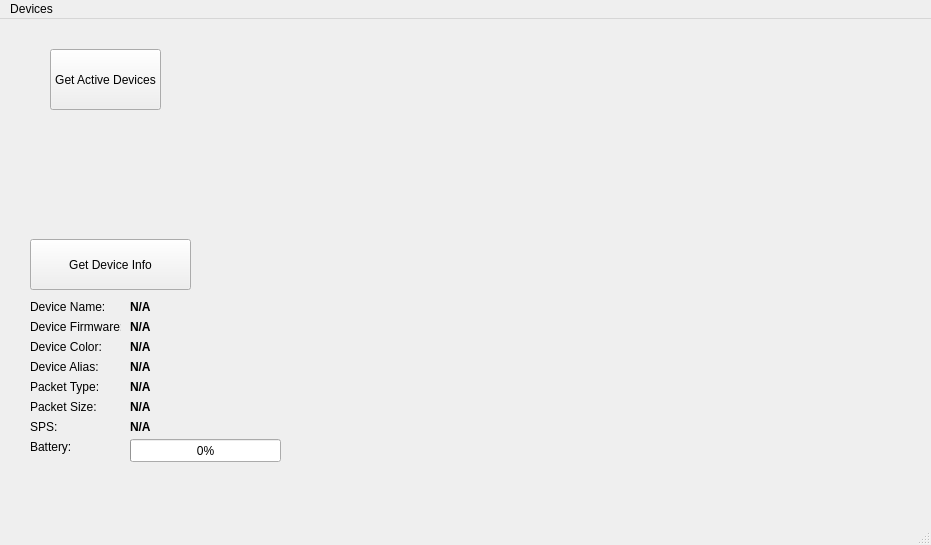
<?xml version="1.0" encoding="UTF-8"?>
<ui version="4.0">
 <class>MainWindow</class>
 <widget class="QMainWindow" name="MainWindow">
  <property name="geometry">
   <rect>
    <x>0</x>
    <y>0</y>
    <width>931</width>
    <height>545</height>
   </rect>
  </property>
  <property name="windowTitle">
   <string>SeismoBug P Dashboard</string>
  </property>
  <property name="windowIcon">
   <iconset>
    <normaloff>H:/.shortcut-targets-by-id/18pdNxQj2EJf15pOXnXbmOzk2QZKEKr-2/RISE/Administrative/Logos/RISE/Black on White.png</normaloff>H:/.shortcut-targets-by-id/18pdNxQj2EJf15pOXnXbmOzk2QZKEKr-2/RISE/Administrative/Logos/RISE/Black on White.png</iconset>
  </property>
  <widget class="QWidget" name="centralwidget">
   <widget class="QPushButton" name="get_device_info_btn">
    <property name="geometry">
     <rect>
      <x>30</x>
      <y>220</y>
      <width>161</width>
      <height>51</height>
     </rect>
    </property>
    <property name="text">
     <string>Get Device Info</string>
    </property>
   </widget>
   <widget class="QLabel" name="label">
    <property name="geometry">
     <rect>
      <x>30</x>
      <y>280</y>
      <width>91</width>
      <height>16</height>
     </rect>
    </property>
    <property name="text">
     <string>Device Name:</string>
    </property>
   </widget>
   <widget class="QLabel" name="label_2">
    <property name="geometry">
     <rect>
      <x>30</x>
      <y>300</y>
      <width>91</width>
      <height>16</height>
     </rect>
    </property>
    <property name="text">
     <string>Device Firmware:</string>
    </property>
   </widget>
   <widget class="QLabel" name="label_3">
    <property name="geometry">
     <rect>
      <x>30</x>
      <y>320</y>
      <width>91</width>
      <height>16</height>
     </rect>
    </property>
    <property name="text">
     <string>Device Color:</string>
    </property>
   </widget>
   <widget class="QLabel" name="label_4">
    <property name="geometry">
     <rect>
      <x>30</x>
      <y>340</y>
      <width>91</width>
      <height>16</height>
     </rect>
    </property>
    <property name="text">
     <string>Device Alias:</string>
    </property>
   </widget>
   <widget class="QLabel" name="label_5">
    <property name="geometry">
     <rect>
      <x>30</x>
      <y>360</y>
      <width>91</width>
      <height>16</height>
     </rect>
    </property>
    <property name="text">
     <string>Packet Type:</string>
    </property>
   </widget>
   <widget class="QLabel" name="label_6">
    <property name="geometry">
     <rect>
      <x>30</x>
      <y>380</y>
      <width>91</width>
      <height>16</height>
     </rect>
    </property>
    <property name="text">
     <string>Packet Size:</string>
    </property>
   </widget>
   <widget class="QLabel" name="label_7">
    <property name="geometry">
     <rect>
      <x>30</x>
      <y>400</y>
      <width>91</width>
      <height>16</height>
     </rect>
    </property>
    <property name="text">
     <string>SPS:</string>
    </property>
   </widget>
   <widget class="QLabel" name="device_name_lbl">
    <property name="geometry">
     <rect>
      <x>130</x>
      <y>280</y>
      <width>131</width>
      <height>16</height>
     </rect>
    </property>
    <property name="text">
     <string>&lt;html&gt;&lt;head/&gt;&lt;body&gt;&lt;p&gt;&lt;span style=&quot; font-weight:700;&quot;&gt;N/A&lt;/span&gt;&lt;/p&gt;&lt;/body&gt;&lt;/html&gt;</string>
    </property>
   </widget>
   <widget class="QLabel" name="device_firmware_lbl">
    <property name="geometry">
     <rect>
      <x>130</x>
      <y>300</y>
      <width>171</width>
      <height>16</height>
     </rect>
    </property>
    <property name="text">
     <string>&lt;html&gt;&lt;head/&gt;&lt;body&gt;&lt;p&gt;&lt;span style=&quot; font-weight:700;&quot;&gt;N/A&lt;/span&gt;&lt;/p&gt;&lt;/body&gt;&lt;/html&gt;</string>
    </property>
   </widget>
   <widget class="QLabel" name="device_color_lbl">
    <property name="geometry">
     <rect>
      <x>130</x>
      <y>320</y>
      <width>141</width>
      <height>16</height>
     </rect>
    </property>
    <property name="text">
     <string>&lt;html&gt;&lt;head/&gt;&lt;body&gt;&lt;p&gt;&lt;span style=&quot; font-weight:700;&quot;&gt;N/A&lt;/span&gt;&lt;/p&gt;&lt;/body&gt;&lt;/html&gt;</string>
    </property>
   </widget>
   <widget class="QLabel" name="device_alias_lbl">
    <property name="geometry">
     <rect>
      <x>130</x>
      <y>340</y>
      <width>151</width>
      <height>16</height>
     </rect>
    </property>
    <property name="text">
     <string>&lt;html&gt;&lt;head/&gt;&lt;body&gt;&lt;p&gt;&lt;span style=&quot; font-weight:700;&quot;&gt;N/A&lt;/span&gt;&lt;/p&gt;&lt;/body&gt;&lt;/html&gt;</string>
    </property>
   </widget>
   <widget class="QLabel" name="device_packet_type_lbl">
    <property name="geometry">
     <rect>
      <x>130</x>
      <y>360</y>
      <width>171</width>
      <height>16</height>
     </rect>
    </property>
    <property name="text">
     <string>&lt;html&gt;&lt;head/&gt;&lt;body&gt;&lt;p&gt;&lt;span style=&quot; font-weight:700;&quot;&gt;N/A&lt;/span&gt;&lt;/p&gt;&lt;/body&gt;&lt;/html&gt;</string>
    </property>
   </widget>
   <widget class="QLabel" name="device_packet_size_lbl">
    <property name="geometry">
     <rect>
      <x>130</x>
      <y>380</y>
      <width>161</width>
      <height>16</height>
     </rect>
    </property>
    <property name="text">
     <string>&lt;html&gt;&lt;head/&gt;&lt;body&gt;&lt;p&gt;&lt;span style=&quot; font-weight:700;&quot;&gt;N/A&lt;/span&gt;&lt;/p&gt;&lt;/body&gt;&lt;/html&gt;</string>
    </property>
   </widget>
   <widget class="QLabel" name="device_sps_lbl">
    <property name="geometry">
     <rect>
      <x>130</x>
      <y>400</y>
      <width>161</width>
      <height>16</height>
     </rect>
    </property>
    <property name="text">
     <string>&lt;html&gt;&lt;head/&gt;&lt;body&gt;&lt;p&gt;&lt;span style=&quot; font-weight:700;&quot;&gt;N/A&lt;/span&gt;&lt;/p&gt;&lt;/body&gt;&lt;/html&gt;</string>
    </property>
   </widget>
   <widget class="QLabel" name="label_8">
    <property name="geometry">
     <rect>
      <x>30</x>
      <y>420</y>
      <width>91</width>
      <height>16</height>
     </rect>
    </property>
    <property name="text">
     <string>Battery:</string>
    </property>
   </widget>
   <widget class="QProgressBar" name="battery_bar">
    <property name="geometry">
     <rect>
      <x>130</x>
      <y>420</y>
      <width>151</width>
      <height>23</height>
     </rect>
    </property>
    <property name="value">
     <number>0</number>
    </property>
    <property name="alignment">
     <set>Qt::AlignCenter</set>
    </property>
   </widget>
   <widget class="QPushButton" name="get_active_devices_btn">
    <property name="geometry">
     <rect>
      <x>50</x>
      <y>30</y>
      <width>111</width>
      <height>61</height>
     </rect>
    </property>
    <property name="text">
     <string>Get Active Devices</string>
    </property>
   </widget>
  </widget>
  <widget class="QMenuBar" name="menubar">
   <property name="geometry">
    <rect>
     <x>0</x>
     <y>0</y>
     <width>931</width>
     <height>21</height>
    </rect>
   </property>
   <widget class="QMenu" name="menuDevices">
    <property name="title">
     <string>Devices</string>
    </property>
    <addaction name="actionRegister_Devices"/>
   </widget>
   <addaction name="menuDevices"/>
  </widget>
  <widget class="QStatusBar" name="statusbar"/>
  <action name="actionRegister_Devices">
   <property name="text">
    <string>Configure Device</string>
   </property>
  </action>
 </widget>
 <resources/>
 <connections/>
</ui>
